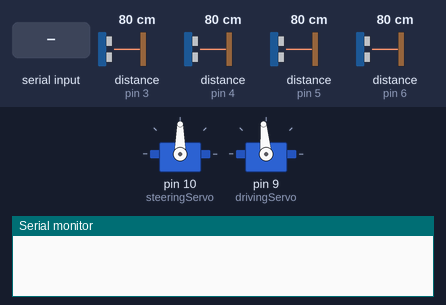
Bench run of a sketch on a simulated Arduino Uno, built with avr-gcc and run on an emulated ATmega328P. Parts: 2 × servo, the last lines printed to the serial monitor. Inputs (shaded band) come from the test bench; at power-on: distance to the obstacle (sensors on pin 3, pin 4, pin 5, pin 6) 80 cm.

Above: at 1.2 s.
1.3 s: "90,45\n" received over Serial
At 1.9 s:
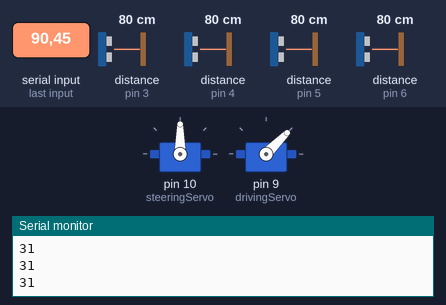
3.5 s: "30,150\n" received over Serial
At 5.0 s:
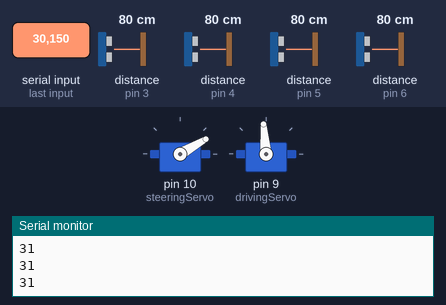
5.8 s: "0\n" received over Serial
At 7.3 s:
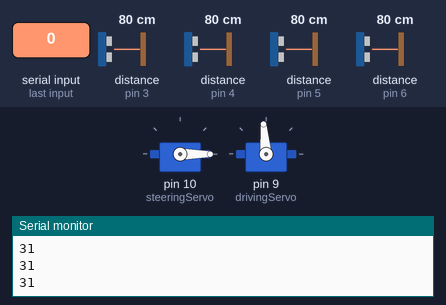
8.0 s: "90\n" received over Serial
At 8.6 s:
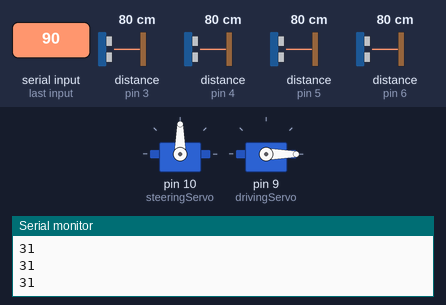
10.3 s: "200\n" received over Serial
At 11.4 s:
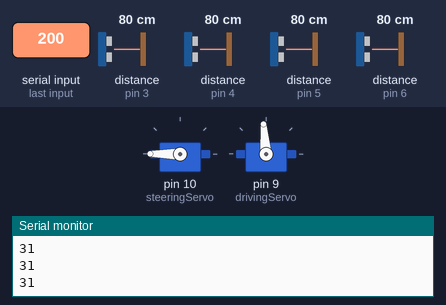
Timing chart, 0 to 13.3 s (numbered marks = the images above; inputs shaded):
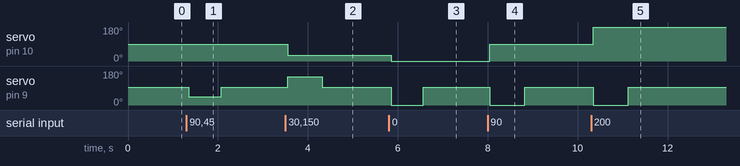

The sketch:

driverless_car.ino
```cpp
#include <Servo.h>
#include <NewPing.h>

#define MAX_DIST 100
#define SENSOR_COUNT 4

Servo steeringServo;
Servo drivingServo;

NewPing sensors[SENSOR_COUNT] = {
  NewPing(4, 4, MAX_DIST),
  NewPing(3, 3, MAX_DIST),
  NewPing(5,5, MAX_DIST),
  NewPing(6,6, MAX_DIST)
};

void setup() {
  Serial.begin(115200);
  Serial.setTimeout(50);

  steeringServo.attach(10);
  drivingServo.attach(9);

  drivingServo.write(95);
  steeringServo.write(90);
}

unsigned long lastTime = millis();
void loop() {
  if(millis() - lastTime > 600) {
    drivingServo.write(95);
    lastTime = millis();
  }
  process();
}

void process() {
  String text = Serial.readString();
  if(text.length() == 0) return;

  int steering = text.substring(0, 3).toInt();
  int motorSpeed = text.substring(3, 6).toInt();

  steeringServo.write(steering);
  drivingServo.write(motorSpeed);

  for(uint8_t i = 0; i < SENSOR_COUNT; i++) {
    delay(25);
    Serial.println(sensors[i].ping_in());
  }

  lastTime = millis();
}
```

Measured:
- after the input at 1.3 s, servo on pin 9 (drivingServo): 95° → 45° after 0.05 s, → 95° 0.72 s later
- after the input at 3.5 s, servo on pin 10 (steeringServo): 90° → 30° after 0.05 s; servo on pin 9 (drivingServo): 95° → 150° after 0.05 s, → 95° 0.77 s later
- after the input at 5.8 s, servo on pin 10 (steeringServo): 30° → 0° after 0.05 s; servo on pin 9 (drivingServo): 95° → 0° after 0.05 s, → 95° 0.72 s later
- after the input at 8.0 s, servo on pin 10 (steeringServo): 0° → 90° after 0.05 s; servo on pin 9 (drivingServo): 95° → 0° after 0.05 s, → 95° 0.77 s later
- after the input at 10.3 s, servo on pin 10 (steeringServo): 90° → 180° after 0.05 s; servo on pin 9 (drivingServo): 95° → 0° after 0.05 s, → 95° 0.77 s later
